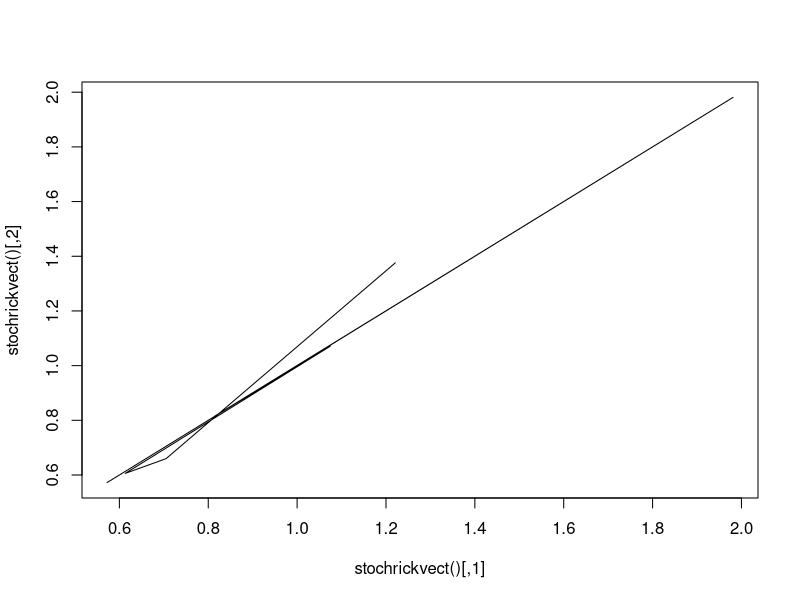

The R source for this figure:
# Runs the stochastic Ricker equation with gaussian fluctuations

set.seed(12345)
rm(list = ls())

stochrick <- function(p0 = runif(1000, .5, 1.5), r = 1.2, K = 1, sigma = 0.2,numyears = 100){

  N <- matrix(NA, numyears, length(p0))  #initialize empty matrix

  N[1, ] <- p0 #replicate for every population in every time step

  for (pop in 1:length(p0)) { #loop through the populations

    for (yr in 2:numyears){ #for each pop, loop through the years

      N[yr, pop] <- N[yr-1, pop] * exp(r * (1 - N[yr - 1, pop] / K) + rnorm(1, 0, sigma)) # add one fluctuation from normal distribution
    
     }
  
  }
 return(N)
}



# Now write another function called stochrickvect that vectorizes the above to
# the extent possible, with improved performance: 

# print("Vectorized Stochastic Ricker takes:")
# print(system.time(res2<-stochrickvect()))
TEST <- matrix(100000, 100, 1000)

equation <- function(yr, pop){

  N <- N[yr-1, pop] * exp(r * (1- N[yr - 1, pop] / K) + rnorm(1, 0, sigma))
  return(N)
}

stochrickvect <- function(p0 = runif(1000, .5, 1.5), r = 1.2, K = 1, sigma = 0.2, numyears = 100 ){
  N <- matrix(NA, numyears, length(p0))
  N[1, ] <- p0
     for (yr in 2:numyears){ #for each pop, loop through the years
     N[yr,] <- N[yr-1,] * exp(r * (1 - N[yr - 1, ] / K) + rnorm(1, 0, sigma)) 
     }
     return(N)
}

plot(stochrickvect(), type="l")

print(system.time(res1<- stochrick()))
print(system.time(res2<- stochrickvect()))